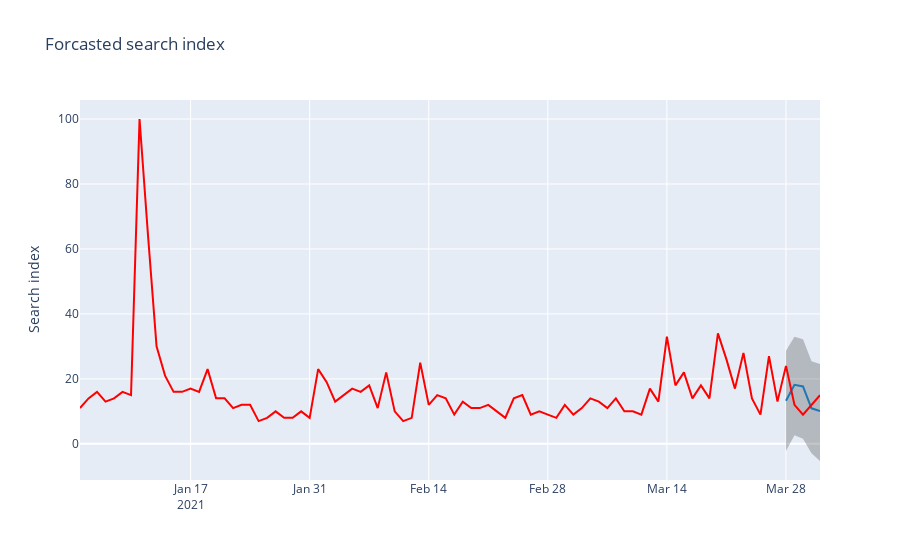

The cell this chart's notebook holds for it:
### Code cell
def show_forecast(cmp_df, num_predictions, num_values, title):
    # Visualizing the forecast.
    
    def create_go(name, column, num, **kwargs):
        points = cmp_df.tail(num)
        args = dict(name=name, x=points.index, y=points[column], mode='lines')
        args.update(kwargs)
        return go.Scatter(**args)
    
    lower_bound = create_go('Lower Bound', 'yhat_lower', num_predictions,
                            line=dict(width=0),
                            marker=dict(color="gray"))
    upper_bound = create_go('Upper Bound', 'yhat_upper', num_predictions,
                            line=dict(width=0),
                            marker=dict(color="gray"),
                            fillcolor='rgba(68, 68, 68, 0.3)', 
                            fill='tonexty')
    forecast = create_go('Forecast', 'yhat', num_predictions,
                         line=dict(color='rgb(31, 119, 180)'))
    actual = create_go('Actual', 'y', num_values,
                       marker=dict(color="red"))
    
    # In this case the order of the series is important because of the filling
    data = [lower_bound, upper_bound, forecast, actual]

    layout = go.Layout(yaxis=dict(title='Search index'), title=title, showlegend = False)
    fig = go.FigureWidget(data=data, layout=layout)
    fig.show()

show_forecast(cmp_df, prediction_size, 100, 'Forcasted search index')

### Figure 1 — Plotly figure (JSON) as saved in the notebook; plotly's stock layout.template omitted (floating-point values rounded to 4 significant figures)
{"data": [{"uid": "ef5cb1fe-f748-4a4e-816e-04801481d335", "y": [-2.195, 2.622, 1.572, -2.932, -5.281], "mode": "lines", "marker": {"color": "gray"}, "x": ["2021-03-28T00:00:00", "2021-03-29T00:00:00", "2021-03-30T00:00:00", "2021-03-31T00:00:00", "2021-04-01T00:00:00"], "line": {"width": 0}, "type": "scatter", "name": "Lower Bound"}, {"name": "Upper Bound", "uid": "9a28310a-f211-4099-bf3b-c8386d8434c1", "y": [28.62, 32.99, 32.19, 25.43, 24.57], "mode": "lines", "marker": {"color": "gray"}, "x": ["2021-03-28T00:00:00", "2021-03-29T00:00:00", "2021-03-30T00:00:00", "2021-03-31T00:00:00", "2021-04-01T00:00:00"], "line": {"width": 0}, "fill": "tonexty", "type": "scatter", "fillcolor": "rgba(68, 68, 68, 0.3)"}, {"uid": "9b72e6b1-068b-484b-80a2-a21bfa65e47d", "mode": "lines", "y": [13.28, 18.18, 17.69, 10.94, 10.1], "x": ["2021-03-28T00:00:00", "2021-03-29T00:00:00", "2021-03-30T00:00:00", "2021-03-31T00:00:00", "2021-04-01T00:00:00"], "line": {"color": "rgb(31, 119, 180)"}, "type": "scatter", "name": "Forecast"}, {"uid": "b0140f6f-42ab-4aad-9997-b64bc8bb38c3", "y": [11, 14, 16, 13, 14, 16, 15, 100, 64, 30, 21, 16, 16, 17, 16, 23, 14, 14, 11, 12, 12, 7, 8, 10, 8, 8, 10, 8, 23, 19, 13, 15, 17, 16, 18, 11, 22, 10, 7, 8, 25, 12, 15, 14, 9, 13, 11, 11, 12, 10, 8, 14, 15, 9, 10, 9, 8, 12, 9, 11, 14, 13, 11, 14, 10, 10, 9, 17, 13, 33, 18, 22, 14, 18, 14, 34, 26, 17, 28, 14, 9, 27, 13, 24, 12, 9, 12, 15], "mode": "lines", "marker": {"color": "red"}, "x": ["2021-01-04T00:00:00", "2021-01-05T00:00:00", "2021-01-06T00:00:00", "2021-01-07T00:00:00", "2021-01-08T00:00:00", "2021-01-09T00:00:00", "2021-01-10T00:00:00", "2021-01-11T00:00:00", "2021-01-12T00:00:00", "2021-01-13T00:00:00", "2021-01-14T00:00:00", "2021-01-15T00:00:00", "2021-01-16T00:00:00", "2021-01-17T00:00:00", "2021-01-18T00:00:00", "2021-01-19T00:00:00", "2021-01-20T00:00:00", "2021-01-21T00:00:00", "2021-01-22T00:00:00", "2021-01-23T00:00:00", "2021-01-24T00:00:00", "2021-01-25T00:00:00", "2021-01-26T00:00:00", "2021-01-27T00:00:00", "2021-01-28T00:00:00", "2021-01-29T00:00:00", "2021-01-30T00:00:00", "2021-01-31T00:00:00", "2021-02-01T00:00:00", "2021-02-02T00:00:00", "2021-02-03T00:00:00", "2021-02-04T00:00:00", "2021-02-05T00:00:00", "2021-02-06T00:00:00", "2021-02-07T00:00:00", "2021-02-08T00:00:00", "2021-02-09T00:00:00", "2021-02-10T00:00:00", "2021-02-11T00:00:00", "2021-02-12T00:00:00", "2021-02-13T00:00:00", "2021-02-14T00:00:00", "2021-02-15T00:00:00", "2021-02-16T00:00:00", "2021-02-17T00:00:00", "2021-02-18T00:00:00", "2021-02-19T00:00:00", "2021-02-20T00:00:00", "2021-02-21T00:00:00", "2021-02-22T00:00:00", "2021-02-23T00:00:00", "2021-02-24T00:00:00", "2021-02-25T00:00:00", "2021-02-26T00:00:00", "2021-02-27T00:00:00", "2021-02-28T00:00:00", "2021-03-01T00:00:00", "2021-03-02T00:00:00", "2021-03-03T00:00:00", "2021-03-04T00:00:00", "2021-03-05T00:00:00", "2021-03-06T00:00:00", "2021-03-07T00:00:00", "2021-03-08T00:00:00", "2021-03-09T00:00:00", "2021-03-10T00:00:00", "2021-03-11T00:00:00", "2021-03-12T00:00:00", "2021-03-13T00:00:00", "2021-03-14T00:00:00", "2021-03-15T00:00:00", "2021-03-16T00:00:00", "2021-03-17T00:00:00", "2021-03-18T00:00:00", "2021-03-19T00:00:00", "2021-03-20T00:00:00", "2021-03-21T00:00:00", "2021-03-22T00:00:00", "2021-03-23T00:00:00", "2021-03-24T00:00:00", "2021-03-25T00:00:00", "2021-03-26T00:00:00", "2021-03-27T00:00:00", "2021-03-28T00:00:00", "2021-03-29T00:00:00", "2021-03-30T00:00:00", "2021-03-31T00:00:00", "2021-04-01T00:00:00"], "type": "scatter", "name": "Actual"}], "layout": {"showlegend": false, "yaxis": {"title": {"text": "Search index"}}, "title": {"text": "Forcasted search index"}}}
